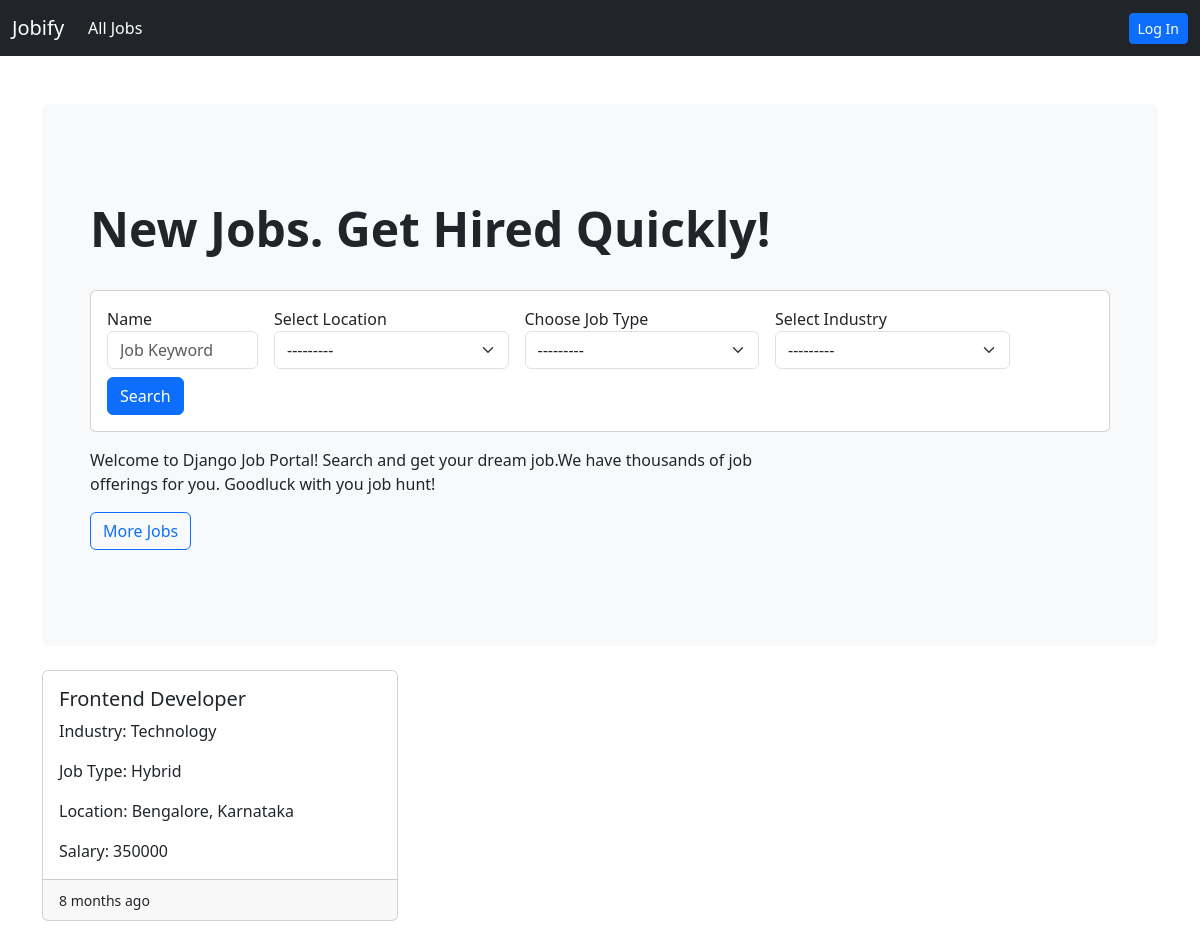
The page / on the database its author committed.
### job/models.py (models this page shows, shortened)
class Job(models.Model):
    job_type_choices=(
        ('Remote','Remote'),
        ('Onsite','Onsite'),
        ('Hybrid','Hybrid'),
    )
    user=models.ForeignKey(User,on_delete=models.CASCADE)
    company=models.ForeignKey(Company,on_delete=models.CASCADE)
    title=models.CharField(max_length=100)
    city=models.CharField(max_length=100)
    salary=models.PositiveBigIntegerField(default=35000)
    requirements=models.TextField()
    ideal_candidate=models.TextField()
    is_available=models.BooleanField(default=True)
    timestamp=models.DateTimeField(auto_now_add=True)
    industry=models.ForeignKey(Industry,on_delete=models.DO_NOTHING,null=True,blank=True)
    state=models.ForeignKey(State,on_delete=models.DO_NOTHING,null=True,blank=True)
    job_type=models.CharField(max_length=20,choices=job_type_choices,null=True, blank=True)

class Industry(models.Model):
    name=models.CharField(max_length=100)
    def __str__(self):
        return self.name

class State(models.Model):
    name=models.CharField(max_length=100)
    def __str__(self):
        return self.name

### website/views.py (the view)
# urls.py: 2. Add a URL to urlpatterns:  path('', views.home, name='home')
def home(request):
    filter=Jobfilter(request.GET,queryset=Job.objects.filter(is_available=True).order_by('-timestamp'))
    context={'filter': filter}
    return render(request,'website/home.html',context)

### templates/website/home.html
{%extends 'base.html'%}
{%load humanize%}
{%load widget_tweaks%}
{%block content %}
<section>
    <div class="p-5 mb-4 bg-light rounded-3">
      <div class="conatiner-fluid py-5">
        <h2 class="display-5 fw-bold">New Jobs. Get Hired Quickly!</h2>
        <br />
        <div class="card">
          <div class="card-body">
            <form class="row gy-2 gx-3 align-items-center" method="get">
              <div class="col-sm-2">
                <label  for="autoSizingInput"
                  >Name</label
                >
                {%render_field filter.form.title class="form-control" id="autoSizingInput" placeholder="Job Keyword" %}
              </div>
              <div class="col-sm-3">
                <label for="autoSizingSelect"
                  >Select Location</label
                >
                {%render_field filter.form.state class="form-select"  %}
              </div>
              <div class="col-sm-3">
                <label  for="autoSizingSelect"
                  >Choose Job Type</label
                >
                {%render_field filter.form.job_type class="form-select"  %}
              </div>
              <div class="col-sm-3">
                <label  for="autoSizingSelect"
                  >Select Industry</label
                >
                {%render_field filter.form.industry class="form-select"  %}
              </div>
              <div class="col-auto"><button class="btn btn-primary" type="button">
                Search
              </button></div>
            </form>
          </div>
        </div>
        <p class="col-md-8 fs-6 mt-3">
          Welcome to Django Job Portal! Search and get your dream job.We
          have thousands of job offerings for you. Goodluck with you job hunt!
        </p>
        <a href="{% url 'job-listing' %}" class="btn btn-outline-primary" type="button">
          More Jobs
        </a>
      </div>
    </div>
  </section>
  <div class="row row-cols-1 row-cols-md-3 g-4">
    {%for job in filter.qs %}
    <div class="col">
      <div class="card h-100">
        <div class="card-body">
          <h5 class="card-title">{{job.title}}</h5>
          <p class="card-text">Industry: {{job.industry}}</p>
          <p class="card-text">Job Type: {{job.job_type}}</p>
          <p class="card-text">Location: {{job.city}}, {{job.state}} </p>
          <p class="card-text">Salary: {{job.salary}}</p>
        </div>
        <div class="card-footer"><small>{{job.timestamp|naturaltime}}</small></div>
      </div>
    </div>
    {%endfor%}
</div><br>
{%endblock content%}

### rows shown on the page
Job: title "Frontend Developer", industry "Technology", job_type "Hybrid", city "Bengalore", state "Karnataka", salary "350000", timestamp "8 months ago"
